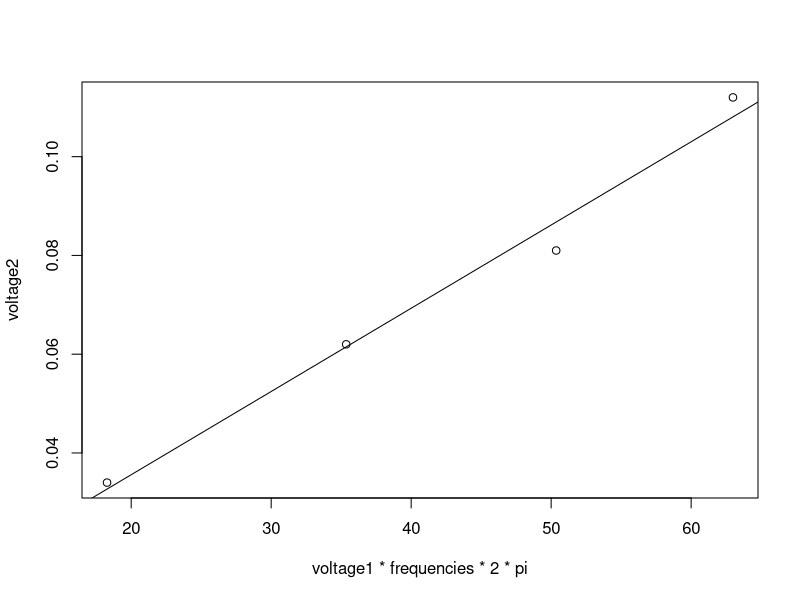
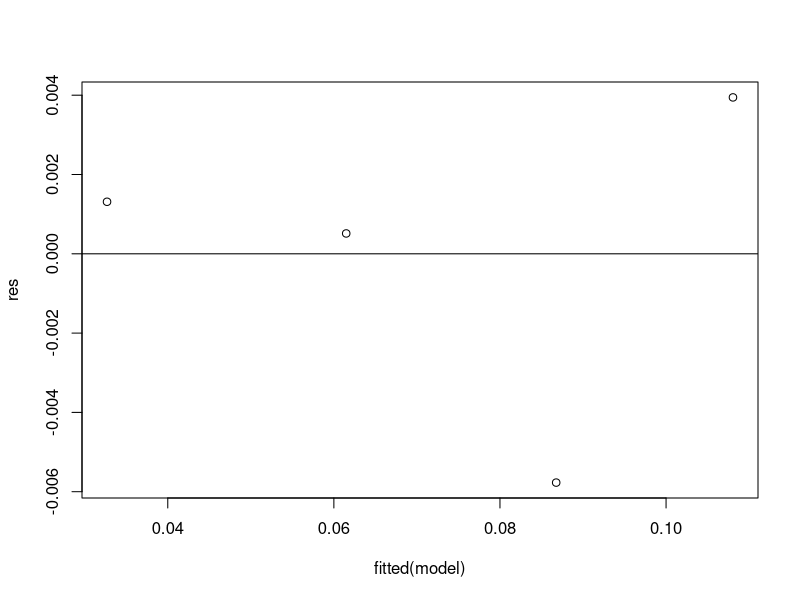
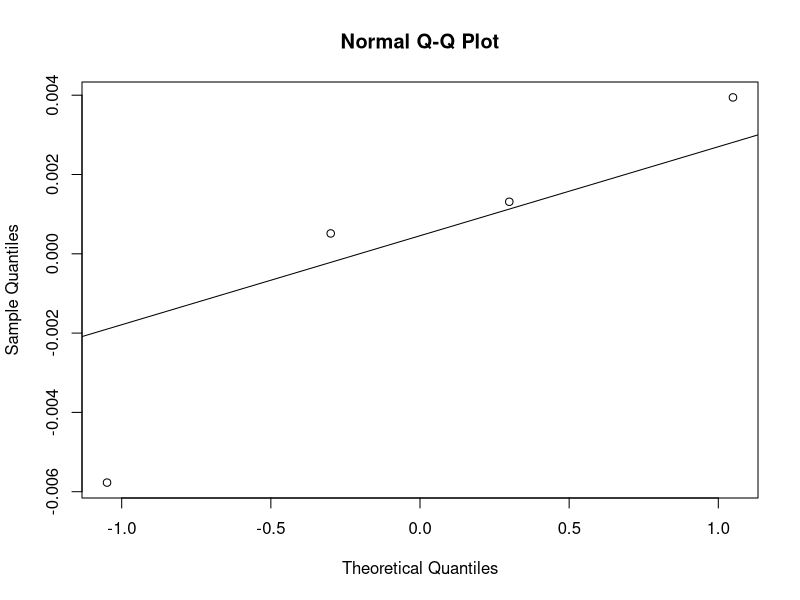
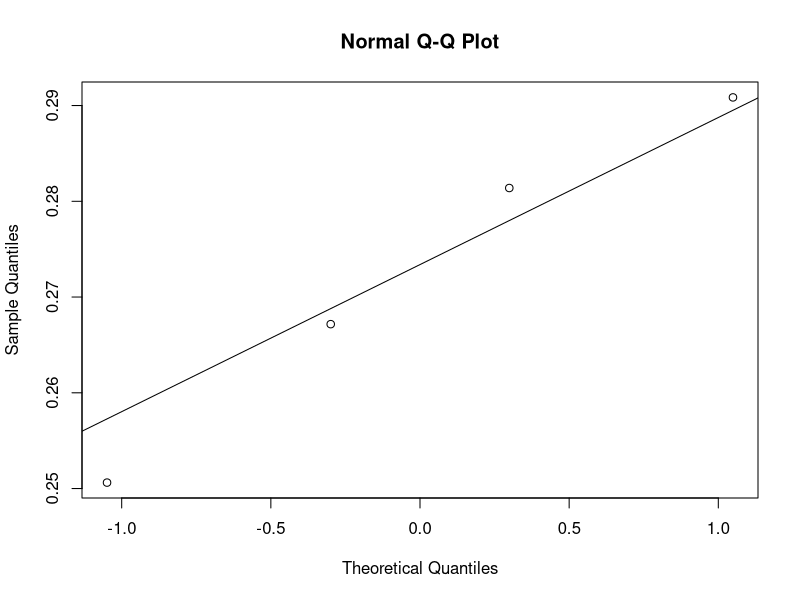
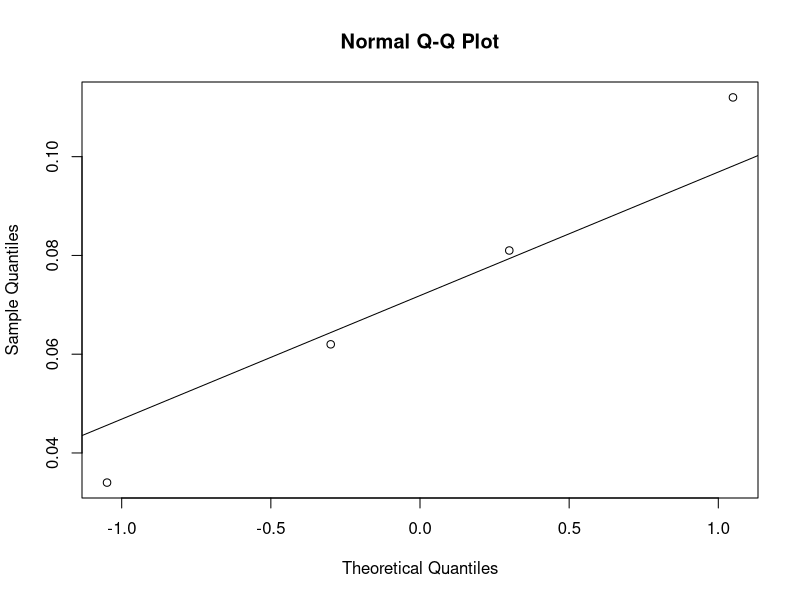
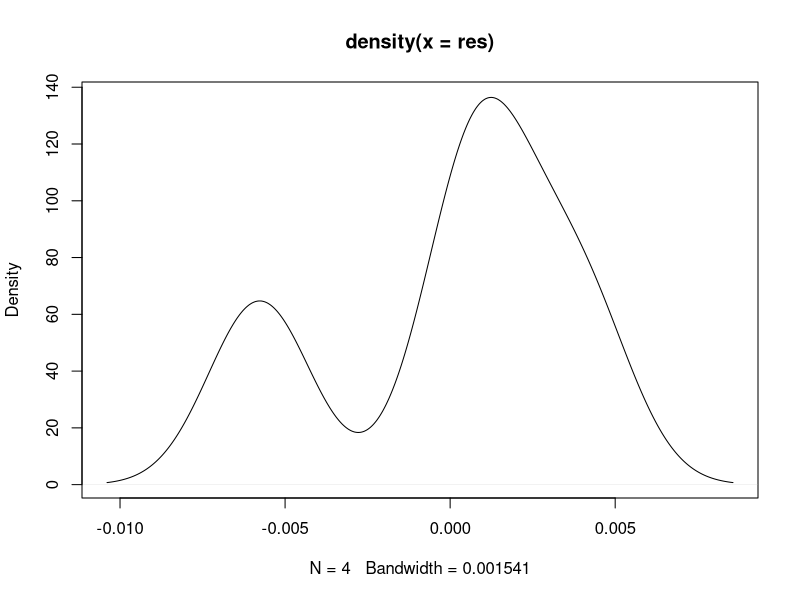
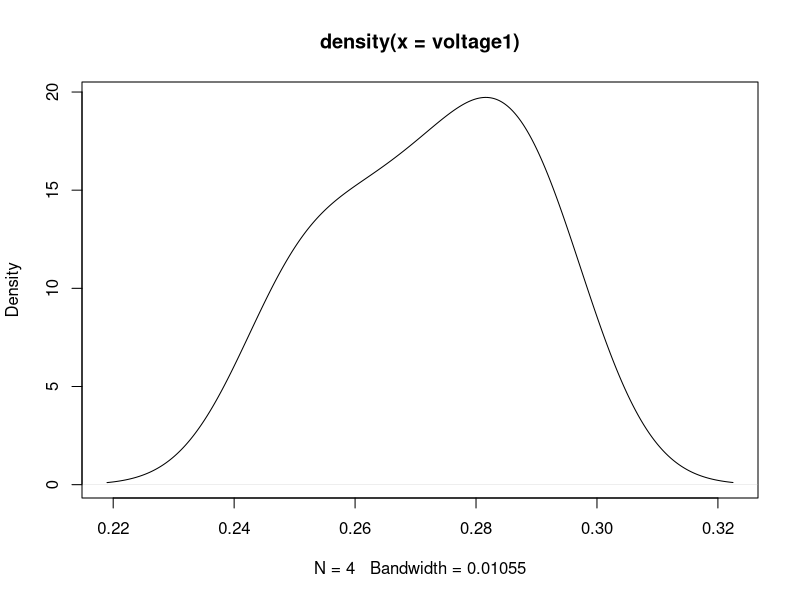
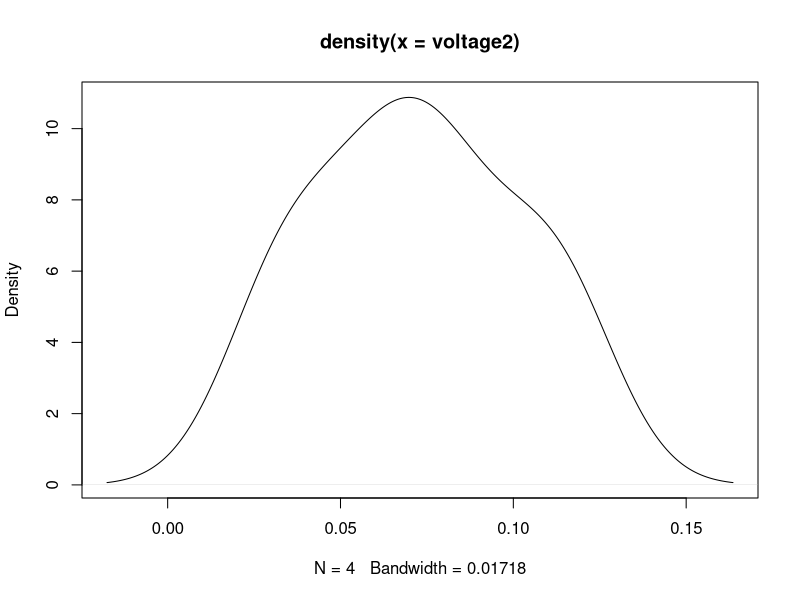

R code for these plots, in order:
# magnetic permittivity of free space
mu = 4 * pi * 10^-7

# Data
radius1 = 0.105
radius2 = 0.015
windings1 = 200
windings2 = 2000
frequencies = c(10,20,30,40)
voltage1 = c(5.748,5.561,5.280,4.953) * 0.0506 # non ho capito se voltaggio o
voltage2 = c(0.034,0.062,0.081,0.112)

# mutual inductance
M = (mu * windings1 * windings2 * radius2^2) / (2 * radius1)

# Linear regression
model = lm( voltage2 ~ I( voltage1 * frequencies  * 2 * pi ) )
summary(model)

# Plots with regression line
plot(voltage1 * frequencies  * 2 * pi, voltage2)
abline(model)

# Residuals
res = resid(model)

# Residual VS Fitted plot
plot(fitted(model), res)
abline(0,0)

# Shapiro-Wilk
shapiro.test(res)
shapiro.test(voltage1)
shapiro.test(voltage2)

# QQ-plot 
qqnorm(res)
qqline(res)
qqnorm(voltage1)
qqline(voltage1)
qqnorm(voltage2)
qqline(voltage2)

# Density
plot(density(res))
plot(density(voltage1))
plot(density(voltage2))